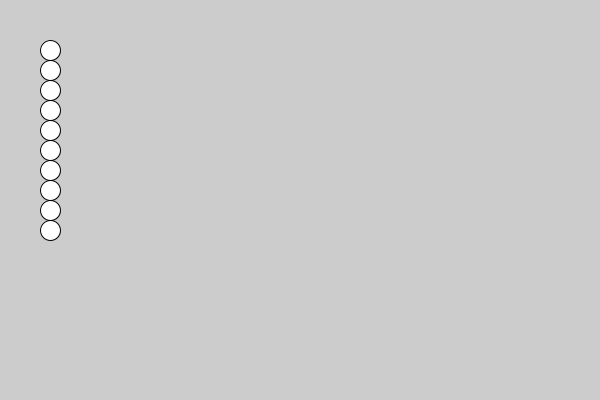
Frame 1 (no input)
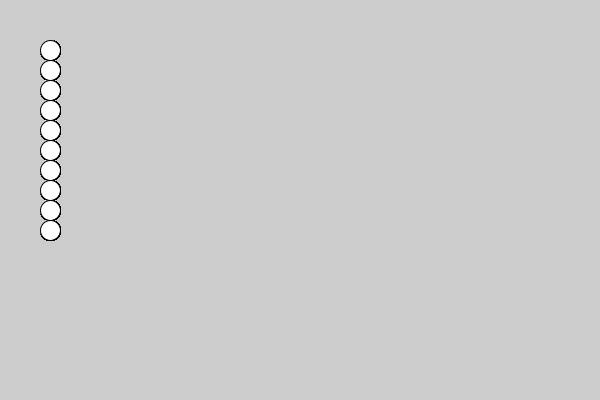
Frame 60 (the mouse pressed at the canvas centre just before this capture)
Frame 120 (the mouse held since frame 60 and released just before this capture): identical to frame 60, image omitted

The Processing sketch that drew these frames (run headless with seeded random() and noise(); from frame 60 on, the mouse is pressed at the canvas centre):

// Processing sketch: removendo_de_array
// ── removendo_de_array.pde
ArrayList<PVector> objetos = new ArrayList<PVector>();

void setup() {
  size(600, 400);
  
  int y = 50;
  for (int i = 0; i < 10; i++) {
    objetos.add(new PVector(50, y));
    y += 20;
  }
  
}

void draw() {
  
  for (int i = objetos.size() - 1; i >= 0; i--) {
    println("indice com erro: " + i + " tam do array: " + objetos.size());
    PVector v = objetos.get(i);
    ellipse(v.x, v.y, 20, 20);
    
    if (dist(v.x, v.y, mouseX, mouseY) <= 10) {
      objetos.remove(i);
    }
  }
}
